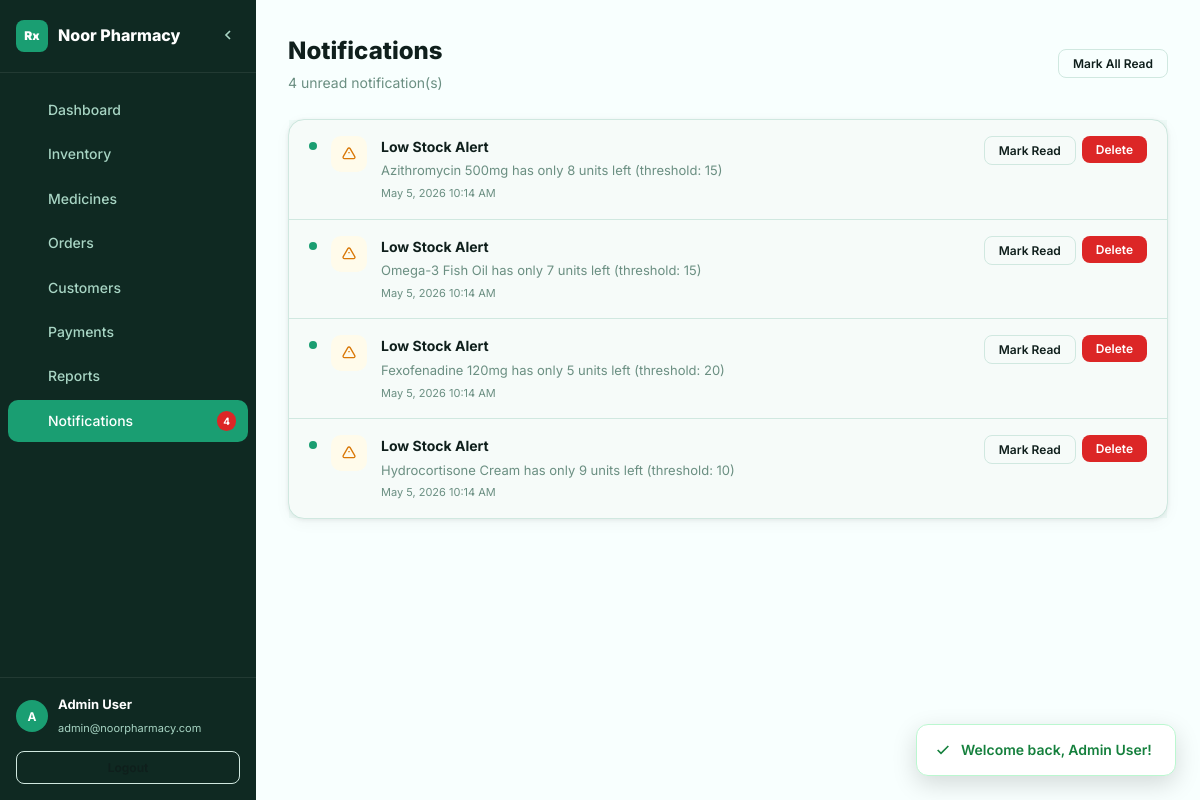
The page /admin/notifications.php (signed in) on the database its author committed.
### tables this page shows
CREATE TABLE IF NOT EXISTS users (
    id INT AUTO_INCREMENT PRIMARY KEY,
    name VARCHAR(255) NOT NULL,
    email VARCHAR(255) NOT NULL UNIQUE,
    password_hash VARCHAR(255) NOT NULL,
    role ENUM('admin','customer') NOT NULL DEFAULT 'customer',
    phone VARCHAR(50),
    address TEXT,
    created_at TIMESTAMP DEFAULT CURRENT_TIMESTAMP
);

CREATE TABLE IF NOT EXISTS notifications (
    id INT AUTO_INCREMENT PRIMARY KEY,
    type VARCHAR(100) NOT NULL DEFAULT 'low_stock',
    title VARCHAR(255) NOT NULL,
    message TEXT NOT NULL,
    medicine_id INT,
    medicine_name VARCHAR(255),
    is_read TINYINT(1) DEFAULT 0,
    created_at TIMESTAMP DEFAULT CURRENT_TIMESTAMP,
    FOREIGN KEY (medicine_id) REFERENCES medicines(id) ON DELETE SET NULL
);

### includes/db.php (called while the page is built, shortened)
<?php
function getDB() {
    static $conn = null;
    if ($conn === null) {
        $conn = new mysqli(DB_HOST, DB_USER, DB_PASS, DB_NAME);
        $conn->set_charset('utf8mb4');
    }
    return $conn;
}
function getCurrentUser() {
    $db = getDB();
    $stmt = $db->prepare("SELECT id, name, email, role, phone, address, created_at FROM users WHERE id = ?");
    $stmt->bind_param('i', $_SESSION['user_id']);
    $stmt->execute();
    return $stmt->get_result()->fetch_assoc();
}
function getUnreadNotifCount() {
    $db = getDB();
    $result = $db->query("SELECT COUNT(*) as cnt FROM notifications WHERE is_read = 0");
    $row = $result->fetch_assoc();
    return (int)$row['cnt'];
}

### admin/notifications.php (the view, shortened to what this page needs)
<?php
require_once '../includes/db.php';
$db = getDB();
$notifications = $db->query("SELECT * FROM notifications ORDER BY created_at DESC")->fetch_all(MYSQLI_ASSOC);
$unread = count(array_filter($notifications, fn($n) => !$n['is_read']));
include '../includes/admin_header.php';
?>
<div class="admin-page-header">
  <div>
    <h1>Notifications</h1>
    <p><?=$unread?> unread notification(s)</p>
  </div>
  <?php if($unread > 0): ?>
  <form method="POST">
    <button type="submit" name="mark_all_read" value="1" class="btn btn-outline btn-sm">Mark All Read</button>
  </form>
  <?php endif; ?>
</div>
<div class="card">
  <?php if(empty($notifications)): ?>
  <div style="text-align:center;padding:60px;color:var(--muted)">
    <svg width="48" height="48" fill="none" stroke="currentColor" stroke-width="1.5" viewBox="0 0 24 24" style="margin-bottom:12px"><path d="M18 8A6 6 0 006 8c0 7-3 9-3 9h18s-3-2-3-9M13.73 21a2 2 0 01-3.46 0"/></svg>
    <h3>No notifications</h3>
  </div>
  <?php else: foreach($notifications as $n): ?>
  <div class="notif-item <?=$n['is_read']?'':'unread'?>">
    <div class="notif-dot <?=$n['is_read']?'read':''?>"></div>
    <div class="notif-icon">
      <svg fill="none" stroke="currentColor" stroke-width="2" viewBox="0 0 24 24"><path d="M12 9v2m0 4h.01m-6.938 4h13.856c1.54 0 2.502-1.667 1.732-3L13.732 4c-.77-1.333-2.694-1.333-3.464 0L3.34 16c-.77 1.333.192 3 1.732 3z"/></svg>
    </div>
    <div style="flex:1;min-width:0">
      <div class="notif-title"><?=htmlspecialchars($n['title'])?></div>
      <div class="notif-msg"><?=htmlspecialchars($n['message'])?></div>
      <div class="notif-time"><?=date('M j, Y g:i A',strtotime($n['created_at']))?></div>
    </div>
    <div style="display:flex;gap:6px;flex-shrink:0">
      <?php if(!$n['is_read']): ?>
      <form method="POST">
        <button type="submit" name="mark_read" value="1" class="btn btn-outline btn-sm">Mark Read</button>
      </form>
      <?php endif; ?>
      <form method="POST">
        <button type="submit" name="delete_notif" value="1" class="btn btn-danger btn-sm" data-confirm="Delete this notification?">Delete</button>
      </form>
    </div>
  </div>
  <?php endforeach; endif; ?>
</div>
<?php include '../includes/admin_footer.php'; ?>

### includes/admin_header.php (shortened to what this page needs)
<?php
require_once __DIR__ . '/db.php';
$currentUser = getCurrentUser();
$unreadNotifs = getUnreadNotifCount();
$currentPage = basename($_SERVER['PHP_SELF'], '.php');
$icons = [
  'dashboard'     => '<path d="M3 13h8V3H3v10zm0 8h8v-6H3v6zm10 0h8V11h-8v10zm0-18v6h8V3h-8z"/>',
  'inventory'     => '<path d="M21 16V8a2 2 0 00-1-1.73l-7-4a2 2 0 00-2 0l-7 4A2 2 0 003 8v8a2 2 0 001 1.73l7 4a2 2 0 002 0l7-4A2 2 0 0021 16z"/><polyline points="3.27 6.96 12 12.01 20.73 6.96"/><line x1="12" y1="22.08" x2="12" y2="12"/>',
  'medicines'     => '<path d="M10.5 20H4a2 2 0 01-2-2V6a2 2 0 012-2h3.9a2 2 0 011.69.9l.81 1.2a2 2 0 001.67.9H20a2 2 0 012 2v2"/><circle cx="18" cy="18" r="3"/><path d="M18 15v3M18 21v-1.5M16.5 18H15M21 18h-1.5"/>',
  'orders'        => '<path d="M6 2L3 6v14a2 2 0 002 2h14a2 2 0 002-2V6l-3-4zM3 6h18M16 10a4 4 0 01-8 0"/>',
  'customers'     => '<path d="M17 21v-2a4 4 0 00-4-4H5a4 4 0 00-4 4v2M23 21v-2a4 4 0 00-3-3.87M16 3.13a4 4 0 010 7.75"/><circle cx="9" cy="7" r="4"/>',
  'payments'      => '<rect x="1" y="4" width="22" height="16" rx="2" ry="2"/><line x1="1" y1="10" x2="23" y2="10"/>',
  'reports'       => '<line x1="18" y1="20" x2="18" y2="10"/><line x1="12" y1="20" x2="12" y2="4"/><line x1="6" y1="20" x2="6" y2="14"/>',
  'notifications' => '<path d="M18 8A6 6 0 006 8c0 7-3 9-3 9h18s-3-2-3-9M13.73 21a2 2 0 01-3.46 0"/>',
];
?>
<!DOCTYPE html>
<html lang="en">
<head>
  <link rel="stylesheet" href="../assets/css/style.css">
</head>
<body>
<div class="admin-wrap">
  <aside class="sidebar" id="adminSidebar">
    <div class="sidebar-header">
      <div class="sidebar-logo">Rx</div>
      <span class="sidebar-title">Noor Pharmacy</span>
      <button class="sidebar-toggle" id="sidebarToggle" title="Collapse">
        <svg width="16" height="16" fill="none" stroke="currentColor" stroke-width="2.5" viewBox="0 0 24 24"><path d="M15 18l-6-6 6-6"/></svg>
      </button>
    </div>
    <nav class="sidebar-nav">
      <?php foreach (['dashboard'=>'Dashboard','inventory'=>'Inventory','medicines'=>'Medicines','orders'=>'Orders','customers'=>'Customers','payments'=>'Payments','reports'=>'Reports','notifications'=>'Notifications'] as $page => $label): ?>
      <a href="<?= $page ?>.php" class="sidebar-item <?= $currentPage === $page ? 'active' : '' ?>">
        <svg width="18" height="18" fill="none" stroke="currentColor" stroke-width="1.8" viewBox="0 0 24 24"><?= $icons[$page] ?></svg>
        <span><?= $label ?></span>
        <?php if ($page === 'notifications' && $unreadNotifs > 0): ?>
        <span class="notif-badge"><?= $unreadNotifs ?></span>
        <?php endif; ?>
      </a>
      <?php endforeach; ?>
    </nav>
    <div class="sidebar-footer">
      <div class="sidebar-user">
        <div class="avatar"><?= strtoupper(substr($currentUser['name'], 0, 1)) ?></div>
        <div class="sidebar-user-info">
          <p><?= htmlspecialchars($currentUser['name']) ?></p>
          <small><?= htmlspecialchars($currentUser['email']) ?></small>
        </div>
      </div>
      <a href="../logout.php" class="btn btn-outline btn-sm w-100 mt-3" style="margin-top:12px">Logout</a>
    </div>
  </aside>
  <main class="admin-main" id="adminMain">

### rows shown on the page
users: name "A", name "Admin User", email "admin@noorpharmacy.com"
notifications: is_read 0 (drawn), title "Low Stock Alert", message "Azithromycin 500mg has only 8 units left (threshold: 15)", created_at "May 5, 2026 10:14 AM"
notifications: is_read 0 (drawn), title "Low Stock Alert", message "Omega-3 Fish Oil has only 7 units left (threshold: 15)", created_at "May 5, 2026 10:14 AM"
notifications: is_read 0 (drawn), title "Low Stock Alert", message "Fexofenadine 120mg has only 5 units left (threshold: 20)", created_at "May 5, 2026 10:14 AM"
notifications: is_read 0 (drawn), title "Low Stock Alert", message "Hydrocortisone Cream has only 9 units left (threshold: 10)", created_at "May 5, 2026 10:14 AM"

### other values the page prints
$label "Dashboard"
$label "Inventory"
$label "Medicines"
$label "Orders"
$label "Customers"
$label "Payments"
$label "Reports"
$label "Notifications"
$unreadNotifs "4"
$unread "4"
